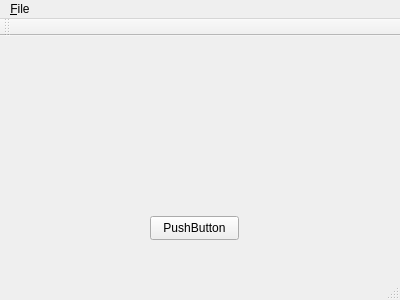
<?xml version="1.0" encoding="UTF-8"?>
<ui version="4.0">
 <class>MainWindow</class>
 <widget class="QMainWindow" name="MainWindow">
  <property name="geometry">
   <rect>
    <x>0</x>
    <y>0</y>
    <width>400</width>
    <height>300</height>
   </rect>
  </property>
  <property name="windowTitle">
   <string>MainWindow</string>
  </property>
  <widget class="QWidget" name="centralWidget">
   <widget class="QPushButton" name="pushButton">
    <property name="geometry">
     <rect>
      <x>150</x>
      <y>180</y>
      <width>89</width>
      <height>24</height>
     </rect>
    </property>
    <property name="text">
     <string>PushButton</string>
    </property>
   </widget>
  </widget>
  <widget class="QMenuBar" name="menuBar">
   <property name="geometry">
    <rect>
     <x>0</x>
     <y>0</y>
     <width>400</width>
     <height>25</height>
    </rect>
   </property>
   <widget class="QMenu" name="menu_File">
    <property name="title">
     <string>&amp;File</string>
    </property>
    <addaction name="action_New_Ctrl_N"/>
   </widget>
   <addaction name="menu_File"/>
  </widget>
  <widget class="QToolBar" name="mainToolBar">
   <attribute name="toolBarArea">
    <enum>TopToolBarArea</enum>
   </attribute>
   <attribute name="toolBarBreak">
    <bool>false</bool>
   </attribute>
  </widget>
  <widget class="QStatusBar" name="statusBar"/>
  <action name="action_New_Ctrl_N">
   <property name="text">
    <string>&amp;New</string>
   </property>
   <property name="shortcut">
    <string>Ctrl+N</string>
   </property>
  </action>
 </widget>
 <layoutdefault spacing="6" margin="11"/>
 <resources/>
 <connections/>
</ui>
